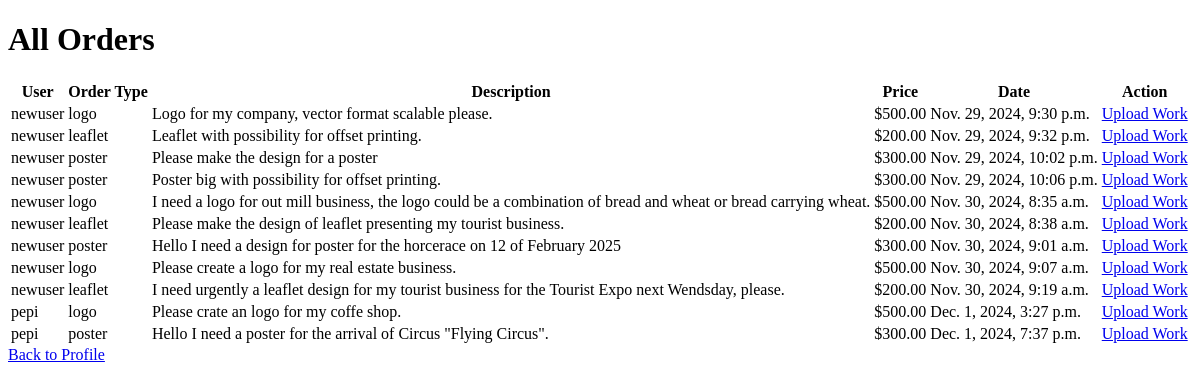
The app's page /upload/all-orders/ (signed in), older data.
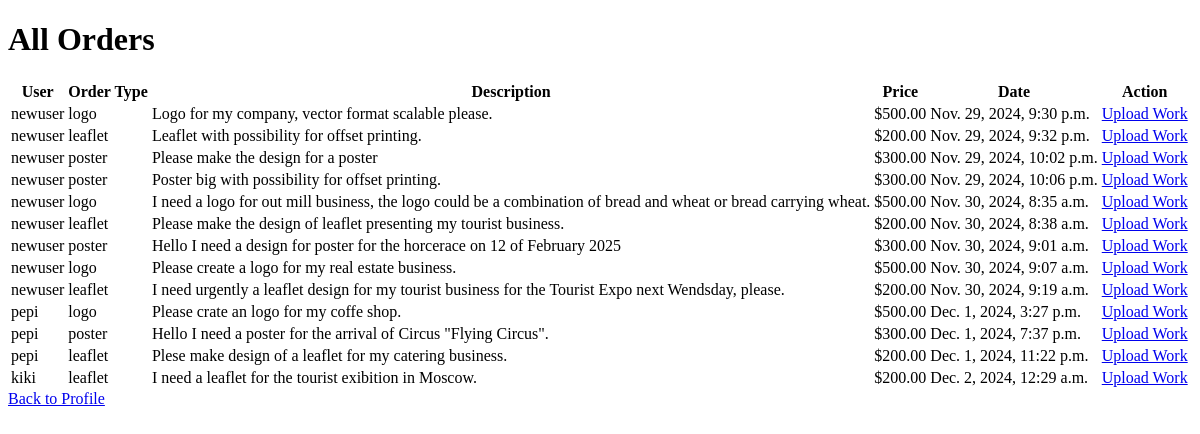
The same page, newer data.
### checkout/models.py (models this page shows, shortened)
class Order(models.Model):
    user = models.ForeignKey(User, on_delete=models.CASCADE, related_name="orders")
    order_type = models.CharField(max_length=50)  # Example: "Logo", "Leaflet", etc.
    description = models.TextField()
    price = models.DecimalField(max_digits=10, decimal_places=2)  # Example: 500.00 for $500
    created_at = models.DateTimeField(auto_now_add=True)

### upload/views.py (the view)
# urls.py: path('all-orders/', views.view_all_orders, name='view_all_orders'),
@user_passes_test(lambda u: u.is_superuser)
def view_all_orders(request):
    orders = Order.objects.all()  # Fetch all orders from the database
    return render(request, 'upload/all_orders.html', {'orders': orders})

### upload/templates/upload/all_orders.html (shortened to what this page needs)
<!DOCTYPE html>
<html>
<head>
</head>
<body>
    <h1>All Orders</h1>
    <table>
        <thead>
            <tr>
                <th>User</th>
                <th>Order Type</th>
                <th>Description</th>
                <th>Price</th>
                <th>Date</th>
                <th>Action</th>
            </tr>
        </thead>
        <tbody>
            {% for order in orders %}
                <tr>
                    <td>{{ order.user.username }}</td>
                    <td>{{ order.order_type }}</td>
                    <td>{{ order.description }}</td>
                    <td>${{ order.price }}</td>
                    <td>{{ order.created_at }}</td>
                    <td>
                        <a href="{% url 'upload:upload_completed_work' order.id %}">Upload Work</a>
                    </td>
                </tr>
            {% empty %}
                <tr>
                    <td colspan="6">No orders found.</td>
                </tr>
            {% endfor %}
        </tbody>
    </table>
    <a href="{% url 'profile' %}">Back to Profile</a>
</body>
</html>

Row changes from the older to the newer data that the page shows:
added Order: user.username "pepi", order_type "leaflet", description "Plese make design of a leaflet for my catering business.", price "200.00", created_at "Dec. 1, 2024, 11:22 p.m."
added Order: user.username "kiki", order_type "leaflet", description "I need a leaflet for the tourist exibition in Moscow.", price "200.00", created_at "Dec. 2, 2024, 12:29 a.m."
